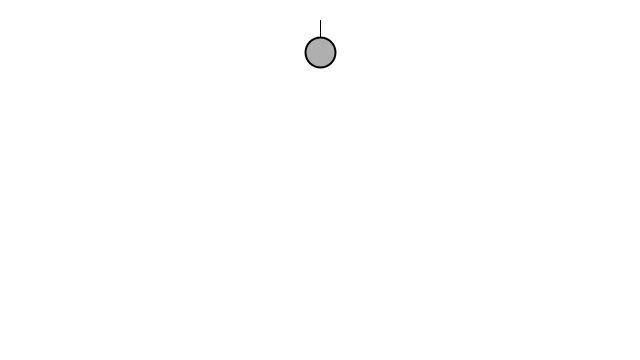
Frame 1 (no input)
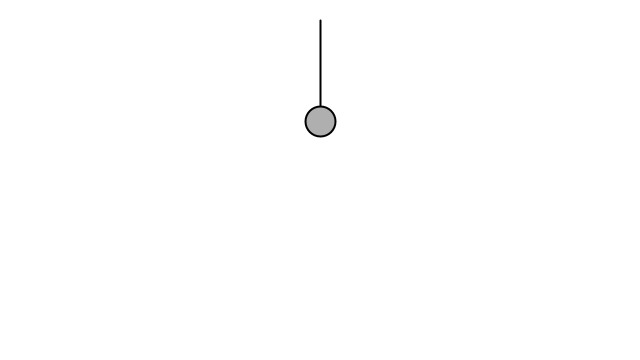
Frame 60 (the mouse pressed at the canvas centre just before this capture)
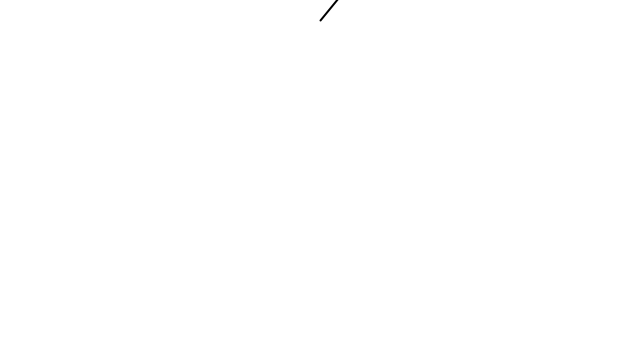
Frame 120 (the mouse held since frame 60 and released just before this capture)

The Processing sketch that drew these frames (run headless with seeded random() and noise(); from frame 60 on, the mouse is pressed at the canvas centre):

// Processing sketch: NOC_3_11
// ── NOC_3_11.pde
Bob bob;
PVector origin;
float RestLength=100;
Spring spring;
void setup() {
  size(640, 360);
  origin=new PVector(width/2, 20);
  spring=new Spring(0.5, RestLength, origin);
  bob = new Bob(origin.x, RestLength-50);
}

void draw() {
  //translate(origin.x, origin.y);
  PVector gravity = new PVector(0, 2);
  bob.applyForce(gravity);
  spring.connect(bob);
  background(255); 
  line(origin.x, origin.y, bob.pos.x, bob.pos.y);

  bob.update();
  bob.display();
  if (mousePressed)
  {
    PVector wind=new PVector(10, 0);
    bob.applyForce(wind);
  }
}

// ── Bob.pde
class Bob { 
  PVector pos;
  PVector velocity;
  PVector acceleration;
  float mass = 15;
  
  // Arbitrary damping to simulate friction / drag 
  float damping = 0.995;

  // Constructor
  Bob(float x, float y) {
    pos = new PVector(x,y);
    velocity = new PVector();
    acceleration = new PVector();
  } 

  // Standard Euler integration
  void update() { 
    velocity.add(acceleration);
    velocity.mult(damping);
    pos.add(velocity);
    acceleration.mult(0);
  }

  // Newton's law: F = M * A
  void applyForce(PVector force) {
    PVector f = PVector.div(force, mass);
    acceleration.add(f);
  }


  // Draw the bob
  void display() { 
    stroke(0);
    strokeWeight(2);
    fill(175);

    ellipse(pos.x,pos.y,mass*2,mass*2);
  } 

}

// ── Spring.pde
class Spring {
  PVector anchor;
  float restLength;
  float k;
  Spring(float constant, float rl, PVector anchor_) {
    k=constant;
    restLength=rl;
    anchor=anchor_.copy();
  }
  void connect(Bob b) {
    PVector springForce=PVector.sub(b.pos, anchor);
    float d=springForce.mag();
    springForce.normalize();
    //float k=0.5;
    float displacement=d-restLength;
    springForce.mult(-k*displacement);
    b.applyForce(springForce);
  }
}
